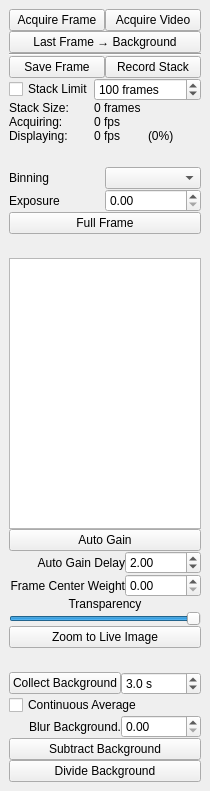
<?xml version="1.0" encoding="UTF-8"?>
<ui version="4.0">
 <class>Form</class>
 <widget class="QWidget" name="Form">
  <property name="geometry">
   <rect>
    <x>0</x>
    <y>0</y>
    <width>198</width>
    <height>791</height>
   </rect>
  </property>
  <property name="windowTitle">
   <string>Form</string>
  </property>
  <layout class="QVBoxLayout" name="verticalLayout">
   <property name="spacing">
    <number>15</number>
   </property>
   <property name="margin">
    <number>0</number>
   </property>
   <item>
    <widget class="QWidget" name="recordCtrlWidget" native="true">
     <layout class="QGridLayout" name="gridLayout_3">
      <property name="spacing">
       <number>0</number>
      </property>
      <item row="0" column="1">
       <widget class="QPushButton" name="acquireVideoBtn">
        <property name="toolTip">
         <string>Start/stop camera acquisition.
In general, this can just stay on always.</string>
        </property>
        <property name="text">
         <string>Acquire Video</string>
        </property>
        <property name="checkable">
         <bool>true</bool>
        </property>
       </widget>
      </item>
      <item row="0" column="0">
       <widget class="QPushButton" name="acquireFrameBtn">
        <property name="text">
         <string>Acquire Frame</string>
        </property>
       </widget>
      </item>
      <item row="4" column="0" colspan="2">
       <widget class="Line" name="line">
        <property name="orientation">
         <enum>Qt::Horizontal</enum>
        </property>
       </widget>
      </item>
      <item row="6" column="1">
       <widget class="QPushButton" name="recordStackBtn">
        <property name="toolTip">
         <string>Start/stop recording frames as they are acquired. 
Frames are written to the current storage directory set in 
the data manager window.</string>
        </property>
        <property name="text">
         <string>Record Stack</string>
        </property>
        <property name="checkable">
         <bool>true</bool>
        </property>
        <property name="flat">
         <bool>false</bool>
        </property>
       </widget>
      </item>
      <item row="7" column="0" colspan="2">
       <layout class="QGridLayout" name="gridLayout">
        <item row="0" column="0">
         <widget class="QCheckBox" name="recordXframesCheck">
          <property name="text">
           <string>Stack Limit</string>
          </property>
         </widget>
        </item>
        <item row="0" column="1" colspan="2">
         <widget class="QSpinBox" name="recordXframesSpin">
          <property name="enabled">
           <bool>true</bool>
          </property>
          <property name="suffix">
           <string> frames</string>
          </property>
          <property name="minimum">
           <number>1</number>
          </property>
          <property name="maximum">
           <number>1000000</number>
          </property>
          <property name="value">
           <number>100</number>
          </property>
         </widget>
        </item>
        <item row="1" column="0">
         <widget class="QLabel" name="label_9">
          <property name="text">
           <string>Stack Size:</string>
          </property>
         </widget>
        </item>
        <item row="1" column="1">
         <widget class="ValueLabel" name="stackSizeLabel">
          <property name="text">
           <string>0 frames</string>
          </property>
         </widget>
        </item>
        <item row="2" column="0">
         <widget class="QLabel" name="label">
          <property name="text">
           <string>Acquiring:</string>
          </property>
         </widget>
        </item>
        <item row="2" column="1">
         <widget class="ValueLabel" name="fpsLabel">
          <property name="text">
           <string>0 fps</string>
          </property>
         </widget>
        </item>
        <item row="3" column="0">
         <widget class="QLabel" name="label_7">
          <property name="text">
           <string>Displaying:</string>
          </property>
         </widget>
        </item>
        <item row="3" column="1">
         <widget class="ValueLabel" name="displayFpsLabel">
          <property name="text">
           <string>0 fps</string>
          </property>
         </widget>
        </item>
        <item row="3" column="2">
         <widget class="ValueLabel" name="displayPercentLabel">
          <property name="text">
           <string>(0%)</string>
          </property>
         </widget>
        </item>
       </layout>
      </item>
      <item row="6" column="0">
       <widget class="FeedbackButton" name="saveFrameBtn">
        <property name="text">
         <string>Save Frame</string>
        </property>
       </widget>
      </item>
      <item row="3" column="0" colspan="2">
       <widget class="QPushButton" name="frameToBgBtn">
        <property name="text">
         <string>Last Frame → Background</string>
        </property>
       </widget>
      </item>
     </layout>
    </widget>
   </item>
   <item>
    <widget class="QWidget" name="devCtrlWidget" native="true">
     <layout class="QGridLayout" name="gridLayout_4">
      <property name="topMargin">
       <number>0</number>
      </property>
      <property name="spacing">
       <number>0</number>
      </property>
      <item row="2" column="0" colspan="2">
       <widget class="QPushButton" name="btnFullFrame">
        <property name="toolTip">
         <string>Set the region of interest to the maximum possible area.</string>
        </property>
        <property name="text">
         <string>Full Frame</string>
        </property>
       </widget>
      </item>
      <item row="1" column="0">
       <widget class="QLabel" name="label_3">
        <property name="text">
         <string>Exposure</string>
        </property>
       </widget>
      </item>
      <item row="0" column="0">
       <widget class="QLabel" name="label_2">
        <property name="text">
         <string>Binning</string>
        </property>
       </widget>
      </item>
      <item row="1" column="1">
       <widget class="SpinBox" name="spinExposure">
        <property name="minimumSize">
         <size>
          <width>80</width>
          <height>0</height>
         </size>
        </property>
        <property name="toolTip">
         <string>Sets the exposure time for each frame.</string>
        </property>
       </widget>
      </item>
      <item row="0" column="1">
       <widget class="QComboBox" name="binningCombo"/>
      </item>
     </layout>
    </widget>
   </item>
   <item>
    <widget class="QWidget" name="displayCtrlWidget" native="true">
     <layout class="QGridLayout" name="gridLayout_2">
      <property name="topMargin">
       <number>0</number>
      </property>
      <property name="spacing">
       <number>0</number>
      </property>
      <item row="3" column="0">
       <widget class="QLabel" name="label_8">
        <property name="text">
         <string>Frame Center Weight</string>
        </property>
        <property name="alignment">
         <set>Qt::AlignRight|Qt::AlignTrailing|Qt::AlignVCenter</set>
        </property>
       </widget>
      </item>
      <item row="6" column="0" colspan="2">
       <widget class="QPushButton" name="zoomLiveBtn">
        <property name="text">
         <string>Zoom to Live Image</string>
        </property>
       </widget>
      </item>
      <item row="1" column="0" colspan="2">
       <widget class="QPushButton" name="btnAutoGain">
        <property name="toolTip">
         <string>Determines the behavior of the white/black level sliders.
When enabled, the sliders maximum and minimum values are set
to the maximum and minimum intensity values in the image.
When disabled, the minimum is 0 and the maximum is the largest 
possible intensity given the bit depth of the camera.</string>
        </property>
        <property name="text">
         <string>Auto Gain</string>
        </property>
        <property name="checkable">
         <bool>true</bool>
        </property>
        <property name="checked">
         <bool>false</bool>
        </property>
       </widget>
      </item>
      <item row="3" column="1">
       <widget class="QDoubleSpinBox" name="spinAutoGainCenterWeight">
        <property name="toolTip">
         <string>Weights the auto gain measurement to the center 1/3 of
the frame when set to 1.0. A value of 0.0 meters from 
the entire frame.</string>
        </property>
        <property name="maximum">
         <double>1.000000000000000</double>
        </property>
        <property name="singleStep">
         <double>0.100000000000000</double>
        </property>
       </widget>
      </item>
      <item row="2" column="1">
       <widget class="QDoubleSpinBox" name="spinAutoGainSpeed">
        <property name="toolTip">
         <string>Smooths out the auto gain control, prevents very
brief flashes from affecting the gain. Larger values
indicate more smoothing.
</string>
        </property>
        <property name="value">
         <double>2.000000000000000</double>
        </property>
       </widget>
      </item>
      <item row="0" column="0" colspan="2">
       <widget class="HistogramLUTWidget" name="histogram"/>
      </item>
      <item row="2" column="0">
       <widget class="QLabel" name="label_6">
        <property name="text">
         <string>Auto Gain Delay</string>
        </property>
        <property name="alignment">
         <set>Qt::AlignRight|Qt::AlignTrailing|Qt::AlignVCenter</set>
        </property>
       </widget>
      </item>
      <item row="4" column="0" colspan="2">
       <widget class="QLabel" name="label_4">
        <property name="sizePolicy">
         <sizepolicy hsizetype="Minimum" vsizetype="Preferred">
          <horstretch>0</horstretch>
          <verstretch>0</verstretch>
         </sizepolicy>
        </property>
        <property name="text">
         <string>Transparency</string>
        </property>
        <property name="alignment">
         <set>Qt::AlignCenter</set>
        </property>
       </widget>
      </item>
      <item row="5" column="0" colspan="2">
       <widget class="QSlider" name="alphaSlider">
        <property name="maximum">
         <number>100</number>
        </property>
        <property name="singleStep">
         <number>1</number>
        </property>
        <property name="value">
         <number>100</number>
        </property>
        <property name="orientation">
         <enum>Qt::Horizontal</enum>
        </property>
       </widget>
      </item>
     </layout>
    </widget>
   </item>
   <item>
    <widget class="QWidget" name="bgSubtractWidget" native="true">
     <layout class="QGridLayout" name="gridLayout_5">
      <property name="topMargin">
       <number>0</number>
      </property>
      <property name="spacing">
       <number>0</number>
      </property>
      <item row="2" column="1">
       <widget class="QDoubleSpinBox" name="bgBlurSpin">
        <property name="toolTip">
         <string>&lt;!DOCTYPE HTML PUBLIC &quot;-//W3C//DTD HTML 4.0//EN&quot; &quot;http://www.w3.org/TR/REC-html40/strict.dtd&quot;&gt;
&lt;html&gt;&lt;head&gt;&lt;meta name=&quot;qrichtext&quot; content=&quot;1&quot; /&gt;&lt;style type=&quot;text/css&quot;&gt;
p, li { white-space: pre-wrap; }
&lt;/style&gt;&lt;/head&gt;&lt;body style=&quot; font-family:'MS Shell Dlg 2'; font-size:8.25pt; font-weight:400; font-style:normal;&quot;&gt;
&lt;p style=&quot; margin-top:0px; margin-bottom:0px; margin-left:0px; margin-right:0px; -qt-block-indent:0; text-indent:0px;&quot;&gt;&lt;span style=&quot; font-size:8pt;&quot;&gt;Blurs the background frame before dividing it from the current frame.&lt;/span&gt;&lt;/p&gt;
&lt;p style=&quot; margin-top:0px; margin-bottom:0px; margin-left:0px; margin-right:0px; -qt-block-indent:0; text-indent:0px;&quot;&gt;&lt;span style=&quot; font-size:8pt;&quot;&gt;Large blur values may cause performance to degrade.&lt;/span&gt;&lt;/p&gt;&lt;/body&gt;&lt;/html&gt;</string>
        </property>
        <property name="value">
         <double>0.000000000000000</double>
        </property>
       </widget>
      </item>
      <item row="4" column="0" colspan="2">
       <widget class="QPushButton" name="divideBgBtn">
        <property name="toolTip">
         <string>Enables background division. 
Either a set of static background frames need to have already by collected
(by pressing 'Static' above) or 'Continuous' needs to be pressed.</string>
        </property>
        <property name="text">
         <string>Divide Background</string>
        </property>
        <property name="checkable">
         <bool>true</bool>
        </property>
        <property name="autoExclusive">
         <bool>false</bool>
        </property>
       </widget>
      </item>
      <item row="2" column="0">
       <widget class="QLabel" name="label_5">
        <property name="text">
         <string>Blur Background.</string>
        </property>
        <property name="alignment">
         <set>Qt::AlignRight|Qt::AlignTrailing|Qt::AlignVCenter</set>
        </property>
       </widget>
      </item>
      <item row="1" column="0" colspan="2">
       <widget class="QCheckBox" name="contAvgBgCheck">
        <property name="text">
         <string>Continuous Average</string>
        </property>
       </widget>
      </item>
      <item row="3" column="0" colspan="2">
       <widget class="QPushButton" name="subtractBgBtn">
        <property name="text">
         <string>Subtract Background</string>
        </property>
        <property name="checkable">
         <bool>true</bool>
        </property>
        <property name="autoExclusive">
         <bool>false</bool>
        </property>
       </widget>
      </item>
      <item row="0" column="0">
       <widget class="QPushButton" name="collectBgBtn">
        <property name="text">
         <string>Collect Background</string>
        </property>
        <property name="checkable">
         <bool>true</bool>
        </property>
       </widget>
      </item>
      <item row="0" column="1">
       <widget class="QDoubleSpinBox" name="bgTimeSpin">
        <property name="toolTip">
         <string>Sets the approximate number of frames to be averaged for
background division.</string>
        </property>
        <property name="suffix">
         <string> s</string>
        </property>
        <property name="decimals">
         <number>1</number>
        </property>
        <property name="singleStep">
         <double>1.000000000000000</double>
        </property>
        <property name="value">
         <double>3.000000000000000</double>
        </property>
       </widget>
      </item>
     </layout>
    </widget>
   </item>
  </layout>
 </widget>
 <customwidgets>
  <customwidget>
   <class>SpinBox</class>
   <extends>QDoubleSpinBox</extends>
   <header>acq4.pyqtgraph</header>
  </customwidget>
  <customwidget>
   <class>FeedbackButton</class>
   <extends>QPushButton</extends>
   <header>acq4.pyqtgraph</header>
  </customwidget>
  <customwidget>
   <class>HistogramLUTWidget</class>
   <extends>QGraphicsView</extends>
   <header>acq4.pyqtgraph</header>
  </customwidget>
  <customwidget>
   <class>ValueLabel</class>
   <extends>QLabel</extends>
   <header>acq4.pyqtgraph</header>
  </customwidget>
 </customwidgets>
 <resources/>
 <connections/>
</ui>
